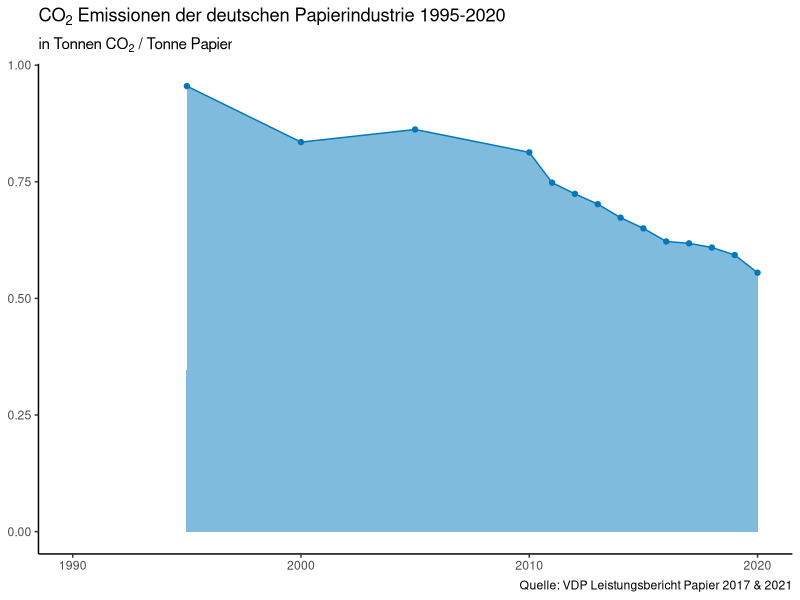
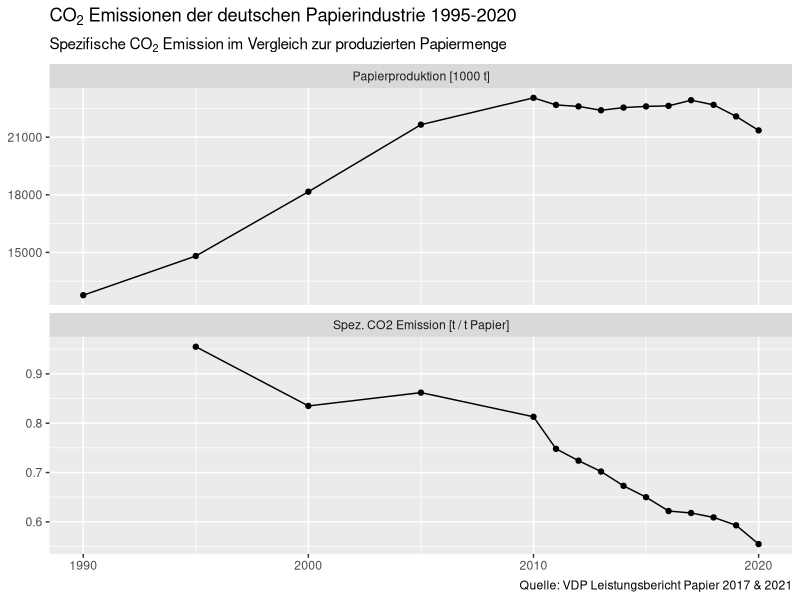
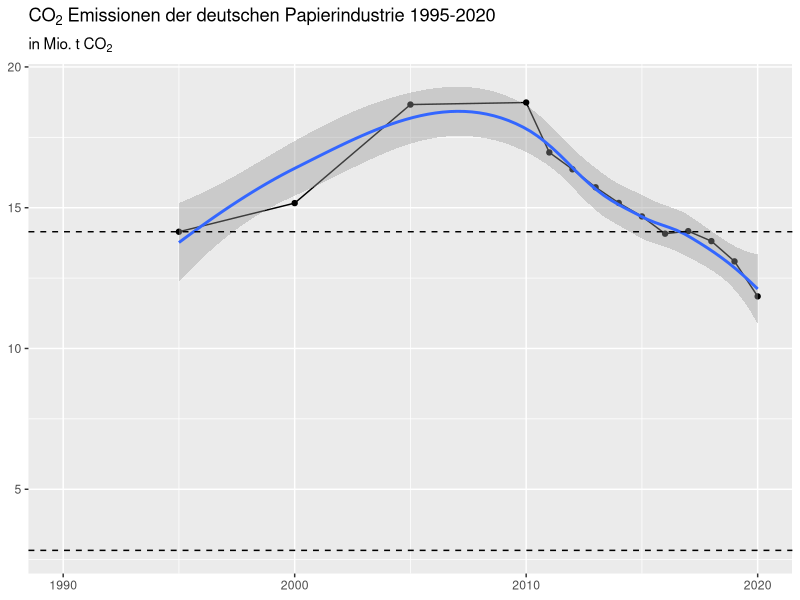

The R script that drew these images, in order:
# Pakete laden
library(readr)
library(dplyr)
library(tidyr)
library(ggplot2)
library(stringr)

# Daten einlesen
co2_spez <- read_csv2("CO2_VDP.txt")

# Daten aufbereiten
co2_spez_tidy <- co2_spez %>% 
  gather(-Jahr, key = "Parameter", value = "Wert")

co2_total <- co2_spez %>% 
  mutate(t_co2 = prod_1000t*1000*t_co2_t,
         mio_t_co2 = t_co2/10^6)

# Daten visualisieren
co2_spez %>% 
  ggplot(aes(x = Jahr, y = t_co2_t)) +
    geom_point(color = "#0078bb") +
    geom_line(color = "#0078bb") +
    geom_area(fill = "#0078bb", alpha = 0.5) +
    theme_classic() +
    labs(title = expression("CO"[2]*" Emissionen der deutschen Papierindustrie 1995-2020"),
         subtitle = expression("in Tonnen CO"[2]*" / Tonne Papier"),
         x = NULL,
         y = NULL,
         caption = "Quelle: VDP Leistungsbericht Papier 2017 & 2021")

co2_spez_tidy %>% 
  mutate(Parameter = ifelse(Parameter == "prod_1000t", "Papierproduktion [1000 t]", "Spez. CO2 Emission [t / t Papier]")) %>% 
  ggplot(aes(x = Jahr, y = Wert)) +
    geom_point() +
    geom_line() +
    facet_wrap(~Parameter, ncol = 1, scales = "free_y") +
    labs(title = expression("CO"[2]*" Emissionen der deutschen Papierindustrie 1995-2020"),
         subtitle = expression("Spezifische CO"[2]*" Emission im Vergleich zur produzierten Papiermenge"),
         x = NULL,
         y = NULL,
         caption = "Quelle: VDP Leistungsbericht Papier 2017 & 2021")

co2_total %>% 
  ggplot(aes(x = Jahr, y = mio_t_co2)) +
    geom_point() +
    geom_line() +
    geom_smooth(method = "loess") +
    geom_hline(yintercept = 14.14641*0.2, lty = 2) +
    geom_hline(yintercept = 14.14641, lty = 2) +
    labs(title = expression("CO"[2]*" Emissionen der deutschen Papierindustrie 1995-2020"),
         subtitle = expression("in Mio. t CO"[2]),
         x = NULL,
         y = NULL)

# Jetzt hier noch die Zielwerte irgendwie einbauen
co2_total[2,5]*20/100 # da müssen wir hin (absolute CO2 Menge, wenn 1995 Bezugswert wäre)
co2_total[19,5]*100/co2_total[2,5] # da stehen wir 2020. Knappe 84%

# -------------
# Vorhersage
# -------------
